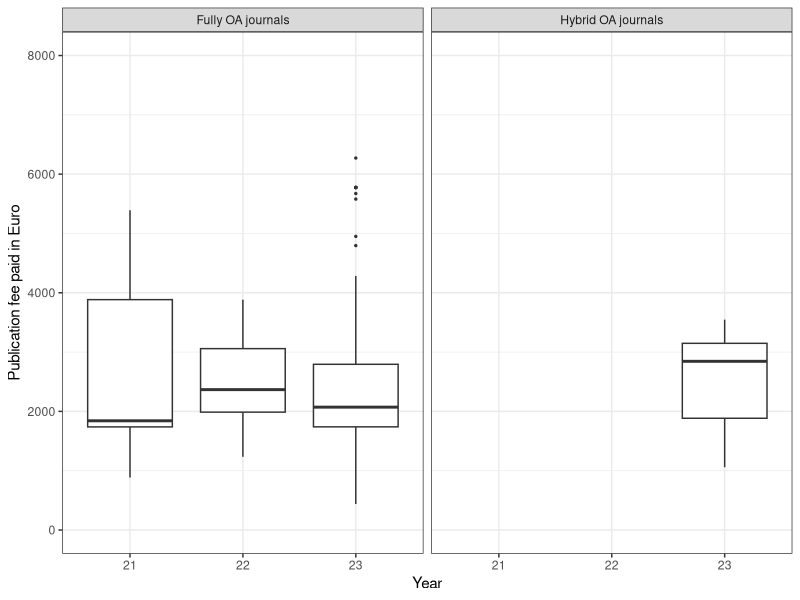

The R script that drew this image: (Note: this script raises an error after producing the figure.)
## ---- chunk 1

knitr::opts_knit$set(base.url = "/")
knitr::opts_chunk$set(
  comment = "#>",
  collapse = TRUE,
  warning = FALSE,
  message = FALSE,
  echo = FALSE,
  fig.width = 9,
  fig.height = 6
)
options(scipen = 999, digits = 2, tibble.width = Inf, tibble.print_max = Inf)

knitr::knit_hooks$set(inline = function(x) {
  prettyNum(x, big.mark = ",")
})
## ---- chunk 2
require(tidyr)
require(dplyr)
require(stringr)
require(ggplot2)
## ---- chunk 3
my_apc <- readr::read_csv("data/apc_de.csv")
my_bpc <- readr::read_csv("data/bpc.csv")
my_costs <- readr::read_csv("data/apc_additional_costs.csv")

## ---- chunk 4

fully_oa <- my_apc %>% filter(is_hybrid == FALSE)
hybrid <- my_apc %>% filter(is_hybrid == TRUE)

## ---- chunk 5
p <- my_apc %>%
  mutate(is_hybrid = ifelse(.$is_hybrid, "Hybrid OA journals", "Fully OA journals")) %>% 
  mutate(short_period = str_sub(period, 3 ,4)) %>%
  ggplot(aes(factor(short_period), euro)) +
  geom_boxplot(outlier.size = 0.5) +
  xlab("Year") +
  ylab("Publication fee paid in Euro") +
  scale_y_continuous(limits = c(0,8000)) + 
  facet_grid(~is_hybrid) +
  theme_bw()
  ggsave(p, path = "figure/", filename = "boxplot_oa.png", width=9, height=4.5, units="in", device = "png")
## ---- chunk 6

oa_grouped <- my_apc %>%
    filter(is_hybrid == FALSE) %>%
    select(period, euro) %>%
    group_by(period) %>%
    summarise(
        n = n(),
        mean = mean(euro),
        median = median(euro),
        min = min(euro),
        max = max(euro)
    ) %>%
    mutate(n = format(n, big.mark=","), 
           mean = format(mean, big.mark=","),
           median = format(median, big.mark=","),
           min = format(min, big.mark=","),
           max = format(max, big.mark=","),
           minmax = str_c(min, " - ", max)
    ) %>%
    select(period, oa_n = n, oa_mean = mean, oa_median = median, oa_min_max = 'minmax')

hyb_grouped <- my_apc %>%
    filter(is_hybrid == TRUE) %>%
    select(period, euro) %>%
    group_by(period) %>%
    summarise(
        n = n(),
        mean = mean(euro),
        median = median(euro),
        min = min(euro),
        max = max(euro)
    ) %>%
    mutate(n = format(n, big.mark=","), 
           mean = format(mean, big.mark=","),
           median = format(median, big.mark=","),
           min = format(min, big.mark=","),
           max = format(max, big.mark=","),
           minmax = str_c(min, " - ", max)
    ) %>%
    select(period, hyb_n = n, hyb_mean = mean, hyb_median = median, hyb_min_max = 'minmax')

full_join(oa_grouped, hyb_grouped) %>%
knitr::kable(col.names = c("period", "OA articles", "OA mean", "OA median", "OA min - max", "Hybrid Articles", "Hybrid mean", "Hybrid median", "Hybrid min - max"), align = c("l","r", "r", "r", "r", "r", "r", "r", "r"))

## ---- chunk 7

my_cost_types <- my_costs %>%
  select(colour_charges, cover, other, page_charges, reprint)
  
costs_summary <- tibble(
  type = c("Colour charges", "Cover", "Other", "Page charges", "Reprint"),
  total = vector("double", 5),
  count = vector("integer", 5),
  median = vector("double", 5)
)
for (i in seq_along(my_cost_types)) {
  costs_summary$total[[i]] <- sum(my_cost_types[[i]], na.rm = TRUE)
  costs_summary$count[[i]] <- sum(!is.na(my_cost_types[[i]]))
  costs_summary$median[[i]] <- median(my_cost_types[[i]], na.rm = TRUE)
}

knitr::kable(costs_summary, col.names = c("Cost Type", "Total", "Occurence", "Median"))
## ---- chunk 8

p <- my_costs %>% 
  left_join(my_apc) %>% 
  select(publisher, euro, colour_charges, cover, other, page_charges, reprint) %>%
  pivot_longer(., cols=c(euro, colour_charges, cover, other, page_charges, reprint), values_drop_na = TRUE) %>%
  ggplot(aes(publisher, value, fill = name)) +
  geom_bar(stat="identity") +
  coord_flip()
  ggsave(p, path = "figure/", filename = "additional_avg_costs.png", width=9, height=4.5, units="in", device = "png")
## ---- chunk 9
p <- my_bpc %>%
  mutate(backlist_oa = ifelse(.$backlist_oa, "Backlist OA", "Frontlist OA")) %>% 
  mutate(short_period = str_sub(period, 3 ,4)) %>%
  ggplot(aes(factor(short_period), euro)) +
  geom_boxplot(outlier.size = 0.5) +
  xlab("Year") +
  ylab("Publication fee paid in Euro") +
  scale_y_continuous(limits = c(0,12000)) + 
  facet_grid(~backlist_oa) +
  theme_bw()
  ggsave(p, path = "figure/", filename = "boxplot_bpcs.png", width=9, height=4.5, units="in", device = "png")
## ---- chunk 10

frontlist_grouped <- my_bpc %>%
    filter(backlist_oa == FALSE) %>%
    select(period, euro) %>%
    group_by(period) %>%
    summarise(
        n = n(),
        mean = mean(euro),
        median = median(euro),
        min = min(euro),
        max = max(euro)
    ) %>%
    mutate(n = format(n, big.mark=","), 
           mean = format(mean, big.mark=","),
           median = format(median, big.mark=","),
           min = format(min, big.mark=","),
           max = format(max, big.mark=","),
           minmax = str_c(min, " - ", max)
    ) %>%
    select(period,frontlist_n = n,frontlist_mean = mean,frontlist_median = median,frontlist_min_max = minmax)

backlist_grouped <- my_bpc %>%
    filter(backlist_oa == TRUE) %>%
    select(period, euro) %>%
    group_by(period) %>%
   summarise(
        n = n(),
        mean = mean(euro),
        median = median(euro),
        min = min(euro),
        max = max(euro)
    ) %>%
    mutate(n = format(n, big.mark=","), 
           mean = format(mean, big.mark=","),
           median = format(median, big.mark=","),
           min = format(min, big.mark=","),
           max = format(max, big.mark=","),
           minmax = str_c(min, " - ", max)
    ) %>%
    select(period, backlist_n = n, backlist_mean = mean, backlist_median = median, backlist_min_max = minmax)

full_join(frontlist_grouped, backlist_grouped) %>%
knitr::kable(col.names = c("period", "Frontlist books", "mean BPC", "median BPC", "BPC min - max", "Backlist books", "mean BPC", "median BPC", "BPC min - max"), align = c("l","r", "r", "r", "r", "r", "r", "r", "r"))

## ---- chunk 11

my.apc <- readr::read_csv("data/apc_de.csv")

my.apc_doi <- my.apc[!is.na(my.apc$doi), ]
my.apc_pmid <- my.apc[!is.na(my.apc$pmid), ]
my.apc_pmcid <- my.apc[!is.na(my.apc$pmcid), ]
my.apc_ut <- my.apc[!is.na(my.apc$ut), ]
